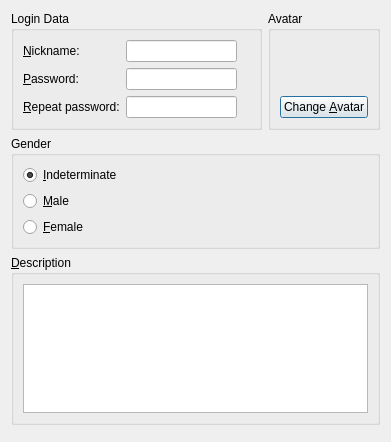
<?xml version="1.0" encoding="UTF-8"?>
<ui version="4.0">
 <class>NewLearnerDialog</class>
 <widget class="QDialog" name="NewLearnerDialog">
  <property name="geometry">
   <rect>
    <x>0</x>
    <y>0</y>
    <width>391</width>
    <height>442</height>
   </rect>
  </property>
  <property name="windowTitle">
   <string>New Learner</string>
  </property>
  <layout class="QVBoxLayout" name="verticalLayout_2">
   <item>
    <layout class="QHBoxLayout" name="horizontalLayout">
     <item>
      <layout class="QVBoxLayout" name="verticalLayout">
       <item>
        <widget class="QGroupBox" name="loginDataGroupBox">
         <property name="title">
          <string>Login Data</string>
         </property>
         <layout class="QGridLayout" name="gridLayout">
          <item row="2" column="3">
           <widget class="QLabel" name="nicknameCheckLabel">
            <property name="text">
             <string/>
            </property>
            <property name="pixmap">
             <pixmap resource="ITS.qrc">:/Images/Cross.png</pixmap>
            </property>
            <property name="alignment">
             <set>Qt::AlignCenter</set>
            </property>
           </widget>
          </item>
          <item row="2" column="0">
           <widget class="QLabel" name="nicknameLabel">
            <property name="text">
             <string>&amp;Nickname:</string>
            </property>
            <property name="textFormat">
             <enum>Qt::AutoText</enum>
            </property>
            <property name="buddy">
             <cstring>nicknameLineEdit</cstring>
            </property>
           </widget>
          </item>
          <item row="3" column="0">
           <widget class="QLabel" name="passwordLabel">
            <property name="text">
             <string>&amp;Password:</string>
            </property>
            <property name="buddy">
             <cstring>passwordLineEdit</cstring>
            </property>
           </widget>
          </item>
          <item row="3" column="3">
           <widget class="QLabel" name="passwordCheckLabel">
            <property name="text">
             <string/>
            </property>
            <property name="pixmap">
             <pixmap resource="ITS.qrc">:/Images/Check.png</pixmap>
            </property>
            <property name="alignment">
             <set>Qt::AlignCenter</set>
            </property>
           </widget>
          </item>
          <item row="4" column="0">
           <widget class="QLabel" name="repeatPasswordLabel">
            <property name="text">
             <string>&amp;Repeat password:</string>
            </property>
            <property name="buddy">
             <cstring>repeatPasswordLineEdit</cstring>
            </property>
           </widget>
          </item>
          <item row="2" column="1">
           <widget class="QLineEdit" name="nicknameLineEdit"/>
          </item>
          <item row="3" column="1">
           <widget class="QLineEdit" name="passwordLineEdit">
            <property name="echoMode">
             <enum>QLineEdit::Password</enum>
            </property>
           </widget>
          </item>
          <item row="4" column="1">
           <widget class="QLineEdit" name="repeatPasswordLineEdit">
            <property name="echoMode">
             <enum>QLineEdit::Password</enum>
            </property>
           </widget>
          </item>
          <item row="4" column="3">
           <widget class="QLabel" name="repeatPasswordCheckLabel">
            <property name="text">
             <string/>
            </property>
            <property name="pixmap">
             <pixmap resource="ITS.qrc">:/Images/Check.png</pixmap>
            </property>
            <property name="alignment">
             <set>Qt::AlignCenter</set>
            </property>
           </widget>
          </item>
         </layout>
        </widget>
       </item>
      </layout>
     </item>
     <item>
      <widget class="QGroupBox" name="avatarGroupBox">
       <property name="title">
        <string>Avatar</string>
       </property>
       <layout class="QVBoxLayout" name="verticalLayout_4">
        <item>
         <widget class="QLabel" name="avatarLabel">
          <property name="text">
           <string/>
          </property>
          <property name="pixmap">
           <pixmap resource="ITS.qrc">:/Images/StandardAvatar.png</pixmap>
          </property>
          <property name="alignment">
           <set>Qt::AlignCenter</set>
          </property>
         </widget>
        </item>
        <item>
         <widget class="QPushButton" name="changeAvatarPushButton">
          <property name="text">
           <string>Change &amp;Avatar</string>
          </property>
         </widget>
        </item>
       </layout>
      </widget>
     </item>
    </layout>
   </item>
   <item>
    <widget class="QGroupBox" name="genderGroupBox">
     <property name="title">
      <string>Gender</string>
     </property>
     <layout class="QVBoxLayout" name="verticalLayout_3">
      <item>
       <widget class="QRadioButton" name="indeterminateRadioButton">
        <property name="text">
         <string>&amp;Indeterminate</string>
        </property>
        <property name="checkable">
         <bool>true</bool>
        </property>
        <property name="checked">
         <bool>true</bool>
        </property>
       </widget>
      </item>
      <item>
       <widget class="QRadioButton" name="maleRadioButton">
        <property name="text">
         <string>&amp;Male</string>
        </property>
       </widget>
      </item>
      <item>
       <widget class="QRadioButton" name="femaleRadioButton">
        <property name="text">
         <string>&amp;Female</string>
        </property>
        <property name="checked">
         <bool>false</bool>
        </property>
       </widget>
      </item>
     </layout>
    </widget>
   </item>
   <item>
    <widget class="QGroupBox" name="descriptionGroupBox">
     <property name="title">
      <string>&amp;Description</string>
     </property>
     <layout class="QVBoxLayout" name="verticalLayout_5">
      <item>
       <widget class="QTextEdit" name="descriptionTextEdit"/>
      </item>
     </layout>
    </widget>
   </item>
   <item>
    <widget class="QDialogButtonBox" name="dialogButtonBox">
     <property name="standardButtons">
      <set>QDialogButtonBox::NoButton</set>
     </property>
     <property name="centerButtons">
      <bool>false</bool>
     </property>
    </widget>
   </item>
  </layout>
 </widget>
 <resources>
  <include location="ITS.qrc"/>
 </resources>
 <connections/>
</ui>
